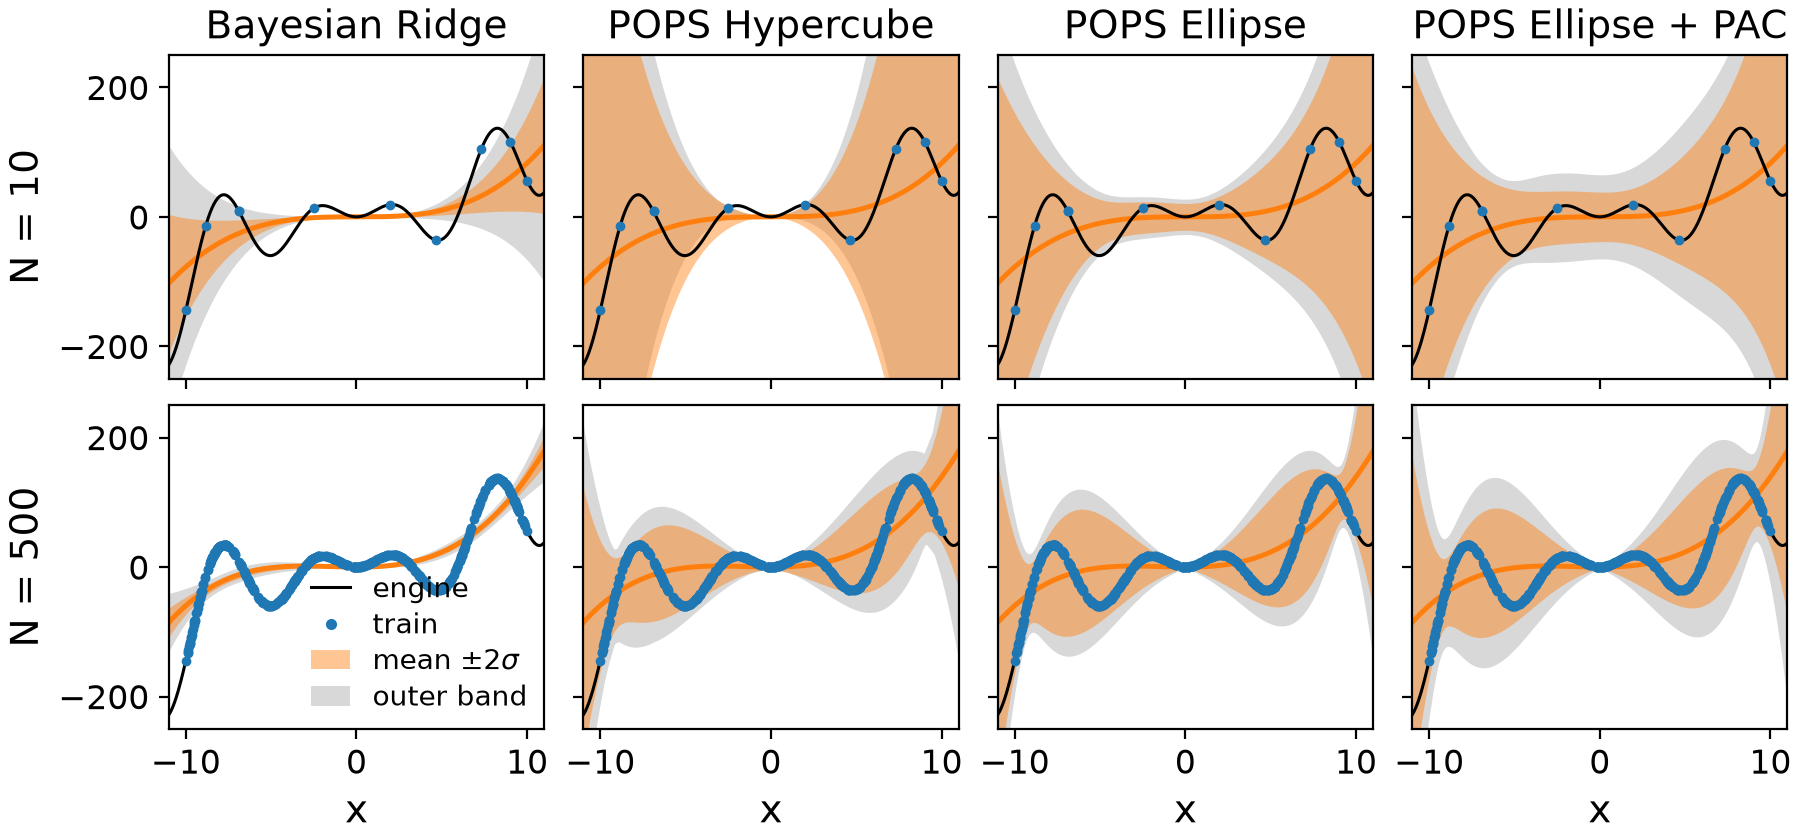

Write the Python code that produced this figure.
"""
=======================================================================
Workshop demo figure: four uncertainty methods on the quartic benchmark
=======================================================================

Figure 1 of the Sim2Science workshop paper: the quartic-vs-oscillatory
benchmark of the package example (P = 5). A degree-4 polynomial is fit
to the noise-free oscillatory engine

    f(x) = 0.1 (x^3 + 0.01 x^4) + 10 x sin(x)

by four methods (columns: Bayesian Ridge, POPS Hypercube, POPS Ellipse,
POPS Ellipse + PAC) at N = 10 (top row) and N = 500 (bottom row).

Per panel: engine (black), train points (blue), +-2 sigma predictive
band (orange) and the outer band (grey): +-4 sigma for Bayesian Ridge,
sampled max/min for the hypercube, the ellipse support for the bare
ellipse, and the 2 sigma hyperposterior ensemble for + PAC.

Deterministic from the master seed; writes demo_workshop.png (dpi 200)
and demo_workshop.pdf.
"""

# Authors: Thomas D Swinburne <tswin@umich.edu>
#          Danny Perez <danny_perez@lanl.gov>
# SPDX-License-Identifier: BSD-3-Clause

import argparse
import sys
from pathlib import Path

import matplotlib

matplotlib.use("Agg")

import matplotlib.pyplot as plt
import numpy as np
from matplotlib.lines import Line2D
from matplotlib.patches import Patch
from sklearn.linear_model import BayesianRidge
from sklearn.preprocessing import PolynomialFeatures

from popsregression import POPSRegression, POPSRegressionEllipse

N_ROWS = (10, 500)
METHODS = ("Bayesian Ridge", "POPS Hypercube", "POPS Ellipse",
           "POPS Ellipse + PAC")


def target_function(x):
    """Oscillatory engine of the package's quartic example."""
    return (x**3 + 0.01 * x**4) * 0.1 + np.sin(x) * x * 10.0


def main(argv=None):
    ap = argparse.ArgumentParser(description=__doc__.splitlines()[2])
    ap.add_argument("--seed", type=int, default=42, help="master seed")
    ap.add_argument("--outdir", type=Path, default=Path(__file__).parent)
    args = ap.parse_args(argv)

    plt.rcParams.update({
        "font.size": 14, "axes.titlesize": 14, "axes.labelsize": 14,
        "xtick.labelsize": 12, "ytick.labelsize": 12,
        "legend.fontsize": 11,
    })

    x_plot = np.linspace(-11.0, 11.0, 400)
    y_plot = target_function(x_plot)
    poly = PolynomialFeatures(degree=4, include_bias=True)
    X_plot = poly.fit_transform(x_plot[:, None])

    rng = np.random.RandomState(args.seed)
    fig, axes = plt.subplots(
        2, 4, figsize=(9.0, 4.2), sharex=True, sharey=True,
        constrained_layout=True,
    )

    for row, n in enumerate(N_ROWS):
        # n - 2 uniform draws plus the two interval anchors, as in the
        # package's quartic example
        x_tr = np.sort(
            np.append(rng.uniform(-1, 1, n - 2), np.linspace(-1, 1, 2))
        ) * 10.0
        y_tr = target_function(x_tr)
        X_tr = poly.transform(x_tr[:, None])
        delta = 1e-3 * float(y_tr.std())

        # Bayesian Ridge: epistemic-only sigma; outer band +-4 sigma
        br = BayesianRidge(fit_intercept=False)
        br.fit(X_tr, y_tr)
        m = br.predict(X_plot)
        s = np.sqrt(np.sum((X_plot @ br.sigma_) * X_plot, axis=1))
        panels = [(m, 2.0 * s, m - 4.0 * s, m + 4.0 * s)]

        # POPS hypercube: sampled max/min outer band
        np.random.seed(args.seed + n)  # the 'uniform' resampler is global
        pops = POPSRegression(
            fit_intercept=False, resample_density=max(10.0, 2.0e4 / n)
        )
        pops.fit(X_tr, y_tr)
        m, s, hi, lo = pops.predict(X_plot, return_std=True, return_bounds=True)
        panels.append((m, 2.0 * s, lo, hi))

        # POPS ellipse: support outer band
        ell = POPSRegressionEllipse(
            rank=32, max_iter=5000, fit_intercept=False,
            random_state=args.seed, delta=delta,
        )
        ell.fit(X_tr, y_tr)
        m, s, hi, lo = ell.predict(X_plot, return_std=True, return_bounds=True)
        panels.append((m, 2.0 * s, lo, hi))
        print(f"N = {n}: ellipse coverage_fraction_ = "
              f"{ell.coverage_fraction_:.4f}, n_iter_ = {ell.n_iter_}")

        # POPS ellipse + PAC: 2 sigma hyperposterior ensemble outer band
        pac = POPSRegressionEllipse(
            rank=32, max_iter=5000, fit_intercept=False,
            random_state=args.seed, delta=delta, pac_bayes=True,
        )
        pac.fit(X_tr, y_tr)
        m, s, hi, lo = pac.predict(X_plot, return_std=True, return_bounds=True)
        panels.append((m, 2.0 * s, lo, hi))
        print(f"N = {n}: +PAC coverage_fraction_ = "
              f"{pac.coverage_fraction_:.4f}, n_iter_ = {pac.n_iter_}")

        for col, (mean, band, lo, hi) in enumerate(panels):
            ax = axes[row, col]
            ax.fill_between(x_plot, lo, hi, color="0.75", alpha=0.6, lw=0)
            ax.fill_between(x_plot, mean - band, mean + band,
                            color="tab:orange", alpha=0.45, lw=0)
            ax.plot(x_plot, mean, color="tab:orange", lw=1.8)
            ax.plot(x_plot, y_plot, "k-", lw=1.1)
            ax.plot(x_tr, y_tr, ".", color="tab:blue", ms=5)
            if row == 0:
                ax.set_title(METHODS[col])
            if row == len(N_ROWS) - 1:
                ax.set_xlabel("x")
        axes[row, 0].set_ylabel(f"N = {n}")

    axes[0, 0].set_xlim(-11, 11)
    axes[0, 0].set_ylim(-250, 250)

    handles = [
        Line2D([], [], color="k", lw=1.1, label="engine"),
        Line2D([], [], color="tab:blue", ls="", marker=".", ms=6,
               label="train"),
        Patch(facecolor="tab:orange", alpha=0.45,
              label=r"mean $\pm 2\sigma$"),
        Patch(facecolor="0.75", alpha=0.6, label="outer band"),
    ]
    axes[1, 0].legend(handles=handles, loc="lower right", frameon=False,
                      fontsize=10, handlelength=1.4, labelspacing=0.3,
                      borderaxespad=0.2)

    args.outdir.mkdir(parents=True, exist_ok=True)
    stem = args.outdir / "demo_workshop"
    fig.savefig(f"{stem}.png", dpi=200)
    fig.savefig(f"{stem}.pdf", metadata={"CreationDate": None})
    plt.close(fig)
    print(f"figure -> {stem}.png / .pdf")
    return 0


if __name__ == "__main__":
    sys.exit(main())
